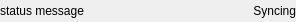
<?xml version="1.0" encoding="UTF-8"?>
<ui version="4.0">
 <class>StatusWidget</class>
 <widget class="QWidget" name="StatusWidget">
  <property name="geometry">
   <rect>
    <x>0</x>
    <y>0</y>
    <width>296</width>
    <height>22</height>
   </rect>
  </property>
  <property name="windowTitle">
   <string>Form</string>
  </property>
  <layout class="QGridLayout" name="gridLayout">
   <property name="leftMargin">
    <number>0</number>
   </property>
   <property name="topMargin">
    <number>0</number>
   </property>
   <property name="rightMargin">
    <number>0</number>
   </property>
   <property name="bottomMargin">
    <number>0</number>
   </property>
   <property name="spacing">
    <number>0</number>
   </property>
   <item row="0" column="0">
    <layout class="QHBoxLayout" name="horizontalLayout">
     <property name="spacing">
      <number>0</number>
     </property>
     <property name="sizeConstraint">
      <enum>QLayout::SetFixedSize</enum>
     </property>
     <item>
      <widget class="QLabel" name="myStatusMessageLabel">
       <property name="minimumSize">
        <size>
         <width>180</width>
         <height>20</height>
        </size>
       </property>
       <property name="text">
        <string>status message</string>
       </property>
       <property name="textFormat">
        <enum>Qt::PlainText</enum>
       </property>
       <property name="alignment">
        <set>Qt::AlignLeading|Qt::AlignLeft|Qt::AlignVCenter</set>
       </property>
      </widget>
     </item>
     <item>
      <widget class="QLabel" name="mySyncStatusLabel">
       <property name="sizePolicy">
        <sizepolicy hsizetype="Fixed" vsizetype="Fixed">
         <horstretch>0</horstretch>
         <verstretch>0</verstretch>
        </sizepolicy>
       </property>
       <property name="text">
        <string>Syncing</string>
       </property>
       <property name="textFormat">
        <enum>Qt::PlainText</enum>
       </property>
       <property name="alignment">
        <set>Qt::AlignRight|Qt::AlignTrailing|Qt::AlignVCenter</set>
       </property>
      </widget>
     </item>
    </layout>
   </item>
  </layout>
 </widget>
 <resources/>
 <connections/>
</ui>
